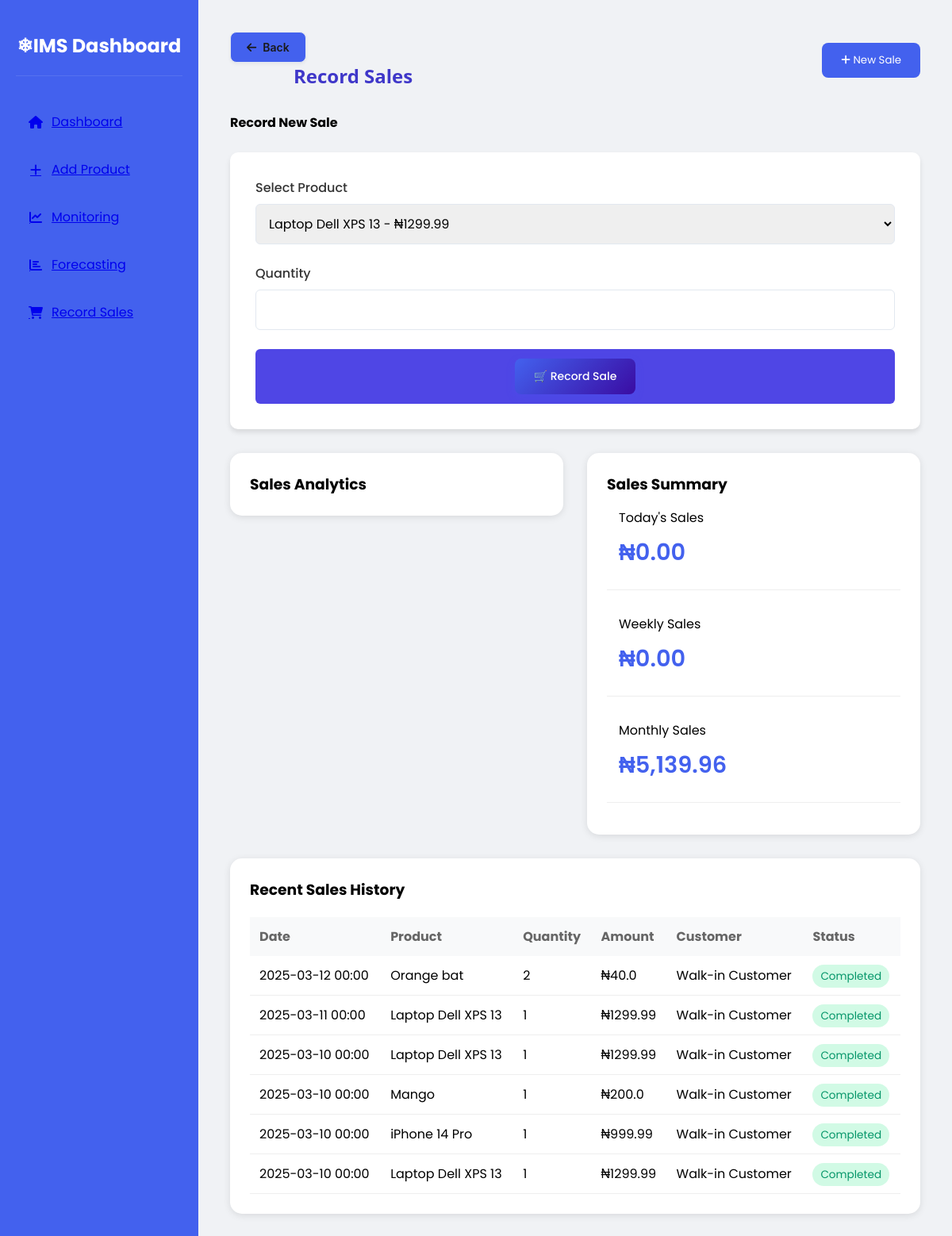
/record_sale (signed in), run on the app's committed database.
### app/models/sales.py (models this page shows, shortened)
class Sale(db.Model):
    id = db.Column(db.Integer, primary_key=True)
    product_id = db.Column(db.Integer, db.ForeignKey('product.id'), nullable=False)
    quantity = db.Column(db.Integer, nullable=False)
    customer_name = db.Column(db.String(100))
    sale_date = db.Column(db.Date, nullable=False, default=datetime.utcnow)
    unit_price = db.Column(db.Float, nullable=False)
    total_amount = db.Column(db.Float, nullable=False)
    status = db.Column(db.String(20), default='completed')
    created_at = db.Column(db.DateTime, default=datetime.utcnow)
    product = db.relationship('Product', backref=db.backref('sales', lazy=True))

### app/models/product.py (models this page shows, shortened)
class Product(db.Model):
    id = db.Column(db.Integer, primary_key=True)
    name = db.Column(db.String(100), nullable=False)
    description = db.Column(db.String(500))
    current_stock = db.Column(db.Integer, default=0)
    minimum_stock = db.Column(db.Integer, default=10)
    unit_price = db.Column(db.Float, nullable=False)
    created_at = db.Column(db.DateTime, default=datetime.utcnow)

### app/routes/main.py (the view, shortened to what this page needs)
@bp.route('/record_sale', methods=['GET', 'POST'])
@login_required
def record_sale():
    analytics_data = {
        'dates': [],
        'units': [],
        'revenue': []
    }
    form = SaleForm()
    products = Product.query.all()
    form.product_id.choices = [(p.id, f"{p.name} - ₦{p.unit_price}") for p in products]
    today = datetime.now().date()
    week_ago = today - timedelta(days=7)
    month_ago = today - timedelta(days=30)
    today_sales = db.session.query(func.sum(Sale.total_amount)).filter(
        func.date(Sale.sale_date) == today
    ).scalar() or 0
    weekly_sales = db.session.query(func.sum(Sale.total_amount)).filter(
        Sale.sale_date >= week_ago
    ).scalar() or 0
    monthly_sales = db.session.query(func.sum(Sale.total_amount)).filter(
        Sale.sale_date >= month_ago
    ).scalar() or 0
    recent_sales = db.session.query(
        Sale.sale_date,
        Product.name.label('product_name'),
        Sale.quantity,
        Sale.total_amount,
        Sale.customer_name
    ).join(Product).order_by(Sale.sale_date.desc()).limit(10).all()
    sales_history = []
    for sale in recent_sales:
        sales_history.append({
            'date': sale.sale_date.strftime('%Y-%m-%d %H:%M'),
            'product_name': sale.product_name,
            'quantity': sale.quantity,
            'amount': sale.total_amount,
            'customer_name': sale.customer_name or 'Walk-in Customer'
        })
    return render_template('record_sale.html',
        form=form,
        analytics_data=analytics_data,
        today_sales="{:,.2f}".format(today_sales),
        weekly_sales="{:,.2f}".format(weekly_sales),
        monthly_sales="{:,.2f}".format(monthly_sales),
        recent_sales=sales_history
    )

### app/forms.py
class SaleForm(FlaskForm):
    product_id = SelectField('Product', coerce=int)
    quantity = IntegerField('Quantity', validators=[DataRequired(), NumberRange(min=1)])
    customer_name = StringField('Customer Name')

### app/routes/main.py (called while the page is built)
def login_required(f):
    @wraps(f)
    def decorated_function(*args, **kwargs):
        if 'user_id' not in session:
            return redirect(url_for('main.login'))
        return f(*args, **kwargs)
    return decorated_function

### app/templates/record_sale.html (shortened to what this page needs)
<!DOCTYPE html>
<html>
  <head>
    <link
      href="https://cdnjs.cloudflare.com/ajax/libs/font-awesome/6.0.0/css/all.min.css"
      rel="stylesheet"
    />
  </head>
  <body>
    <div class="sidebar">
      <div class="sidebar-header">
        <h2>❄IMS Dashboard</h2>
      </div>
      <div class="nav-menu">
        <a href="{{ url_for('main.dashboard') }}">
          <div class="nav-item"><i class="fas fa-home"></i> Dashboard</div>
        </a>
        <a href="{{ url_for('main.add_product') }}">
          <div class="nav-item"><i class="fas fa-plus"></i> Add Product</div>
        </a>
        <a href="{{ url_for('main.monitoring') }}">
          <div class="nav-item">
            <i class="fas fa-chart-line"></i> Monitoring
          </div>
        </a>
        <a href="{{ url_for('main.forecasting') }}">
          <div class="nav-item">
            <i class="fas fa-chart-bar"></i> Forecasting
          </div>
        </a>
        <a href="{{ url_for('main.record_sale') }}">
          <div class="nav-item">
            <i class="fas fa-shopping-cart"></i> Record Sales
          </div>
        </a>
      </div>
    </div>
    <div class="main-content">
      <div class="header-section">
        <div class="left-section">
          <a
            href="{{ url_for('main.dashboard') }}"
            class="return-btn"
            style="
              display: inline-flex;
              align-items: center;
              gap: 8px;
              padding: 10px 20px;
              background: #4361ee;
              color: #1a1a1a;
              border-radius: 8px;
              text-decoration: none;
              font-weight: 600;
              font-family: 'Inter', system-ui, -apple-system, sans-serif;
              transition: all 0.3s ease;
              border: 1px solid #e2e8f0;
              box-shadow: 0 2px 4px rgba(0, 0, 0, 0.05);
              font-size: 14px;
              cursor: pointer;
              transform: translateY(0);
            "
          >
            <i class="fas fa-arrow-left"></i> Back
          </a>
          <h2
            style="
              margin-left: 80px;
              color: #3f37c9;
              font-family: 'Segoe UI', Tahoma, Geneva, Verdana, sans-serif;
            "
          >
            Record Sales
          </h2>
        </div>
        <div class="right-section">
          <button class="submit-btn" onclick="showSaleForm()">
            <i class="fas fa-plus"></i> New Sale
          </button>
        </div>
      </div>
      <div class="container">
        <h4>Record New Sale</h4>
        <br />
        <form
          method="POST"
          style="
            background: #ffffff;
            padding: 2rem;
            border-radius: 10px;
            box-shadow: 0 4px 6px rgba(0, 0, 0, 0.1);
            max-width: 1200px;
            margin: 0 auto;
          "
        >
          <div class="form-group" style="margin-bottom: 1.5rem">
            <label
              for="product_id"
              style="
                display: block;
                margin-bottom: 0.5rem;
                font-weight: 500;
                color: #333;
              "
              >Select Product</label
            >
            {{ form.product_id(class="form-control", style="width: 100%;
            padding: 0.75rem; border: 1px solid #e2e8f0; border-radius: 6px;
            font-size: 1rem; transition: all 0.3s;") }}
          </div>
          <div class="form-group" style="margin-bottom: 1.5rem">
            <label
              for="quantity"
              style="
                display: block;
                margin-bottom: 0.5rem;
                font-weight: 500;
                color: #333;
              "
              >Quantity</label
            >
            {{ form.quantity(class="form-control", style="width: 100%; padding:
            0.75rem; border: 1px solid #e2e8f0; border-radius: 6px; font-size:
            1rem; transition: all 0.3s;") }}
          </div>
          <button
            type="submit"
            style="
              background: #4f46e5;
              color: white;
              padding: 0.75rem 1.5rem;
              border: none;
              border-radius: 6px;
              font-size: 1rem;
              cursor: pointer;
              width: 100%;
              transition: all 0.3s;
              display: flex;
              align-items: center;
              justify-content: center;
              gap: 0.5rem;
              hover: {
                background: #4338ca;
              }
            "
          >
            <span
              class="record-btn"
              style="display: flex; align-items: center; gap: 0.5rem"
              >🛒 Record Sale</span
            >
          </button>
        </form>
      </div>
      <div class="sales-grid">
        <div class="analytics-summary">
          <h3>Sales Analytics</h3>
        </div>
        <div class="sales-summary">
          <h3>Sales Summary</h3>
          <div class="summary-card">
            <p>Today's Sales</p>
            <div class="summary-value">₦{{ today_sales }}</div>
          </div>
          <div class="summary-card">
            <p>Weekly Sales</p>
            <div class="summary-value">₦{{ weekly_sales }}</div>
          </div>
          <div class="summary-card">
            <p>Monthly Sales</p>
            <div class="summary-value">₦{{ monthly_sales }}</div>
          </div>
        </div>
      </div>
      <div class="sales-history">
        <h3>Recent Sales History</h3>
        <table class="sales-table">
          <thead>
            <tr>
              <th>Date</th>
              <th>Product</th>
              <th>Quantity</th>
              <th>Amount</th>
              <th>Customer</th>
              <th>Status</th>
            </tr>
          </thead>
          <tbody>
            {% for sale in recent_sales %}
            <tr>
              <td>{{ sale.date }}</td>
              <td>{{ sale.product_name }}</td>
              <td>{{ sale.quantity }}</td>
              <td>₦{{ sale.amount }}</td>
              <td>{{ sale.customer_name }}</td>
              <td>
                <span class="status-badge status-completed">Completed</span>
              </td>
            </tr>
            {% endfor %}
          </tbody>
        </table>
      </div>
    </div>
  </body>
</html>

### app/templates/record_sale.html (style rules this page uses)
* { margin: 0; padding: 0; box-sizing: border-box; font-family: "Poppins", sans-serif; }
:root { --primary-color: #4361ee; --secondary-color: #3f37c9; --accent-color: #4895ef; --light-bg: #f0f2f5; --success: #2ecc71; --warning: #f1c40f; --danger: #e74c3c; }
body { background-color: var(--light-bg); display: grid; grid-template-columns: 250px 1fr; min-height: 100vh; }
.sidebar { background: var(--primary-color); color: white; padding: 20px; }
.sidebar-header { padding: 20px 0; text-align: center; border-bottom: 1px solid rgba(255, 255, 255, 0.1); }
.nav-menu { margin-top: 30px; }
.nav-item { padding: 15px; margin: 5px 0; border-radius: 8px; transition: all 0.3s; display: flex; align-items: center; }
.nav-item i { margin-right: 10px; width: 20px; text-align: center; }
.main-content { padding: 40px; }
.header-section { display: flex; justify-content: space-between; align-items: center; margin-bottom: 30px; }
.sales-grid { display: grid; grid-template-columns: 1fr 1fr; gap: 30px; align-items: start; margin: 30px 0; }
.form-group { margin-bottom: 20px; }
.form-control { width: 100%; padding: 10px; border: 1px solid #ddd; border-radius: 8px; font-size: 1em; }
.submit-btn { background: var(--primary-color); color: white; padding: 12px 24px; border: none; border-radius: 8px; cursor: pointer; transition: all 0.3s; }
.analytics-summary { background: white; padding: 25px; border-radius: 15px; box-shadow: 0 2px 10px rgba(0, 0, 0, 0.1); }
.sales-summary { background: white; padding: 25px; border-radius: 15px; box-shadow: 0 2px 10px rgba(0, 0, 0, 0.1); }
.summary-card { padding: 15px; border-bottom: 1px solid #eee; margin-bottom: 15px; }
.summary-value { font-size: 1.8em; font-weight: 600; color: var(--primary-color); margin: 10px 0; }
.sales-history { background: white; padding: 25px; border-radius: 15px; box-shadow: 0 2px 10px rgba(0, 0, 0, 0.1); margin-top: 30px; grid-column: span 2; }
.sales-table { width: 100%; border-collapse: collapse; margin-top: 20px; }
.sales-table th { background: #f8f9fa; padding: 12px; text-align: left; color: #666; }
.sales-table td { padding: 12px; border-bottom: 1px solid #eee; }
.status-badge { padding: 5px 10px; border-radius: 15px; font-size: 0.85em; }
.status-completed { background: #d1fae5; color: #059669; }
.record-btn { padding: 12px 24px; font-size: 14px; font-weight: 500; border-radius: 8px; border: none; cursor: pointer; transition: all 0.3s ease; background: linear-gradient(135deg, #4361ee, #3a0ca3); color: white; box-shadow: 0 4px 12px rgba(67, 97, 238, 0.2); }

### data on the page
Sale: date "2025-03-12 00:00", product_name "Orange bat", quantity "2", amount "40.0", customer_name "Walk-in Customer"
Sale: date "2025-03-11 00:00", product_name "Laptop Dell XPS 13", quantity "1", amount "1299.99", customer_name "Walk-in Customer"
Sale: date "2025-03-10 00:00", product_name "Laptop Dell XPS 13", quantity "1", amount "1299.99", customer_name "Walk-in Customer"
Sale: date "2025-03-10 00:00", product_name "Mango", quantity "1", amount "200.0", customer_name "Walk-in Customer"
Sale: date "2025-03-10 00:00", product_name "iPhone 14 Pro", quantity "1", amount "999.99", customer_name "Walk-in Customer"
Sale: date "2025-03-10 00:00", product_name "Laptop Dell XPS 13", quantity "1", amount "1299.99", customer_name "Walk-in Customer"

### other printed values
{{ today_sales }} "0.00"
{{ weekly_sales }} "0.00"
{{ monthly_sales }} "5,139.96"
